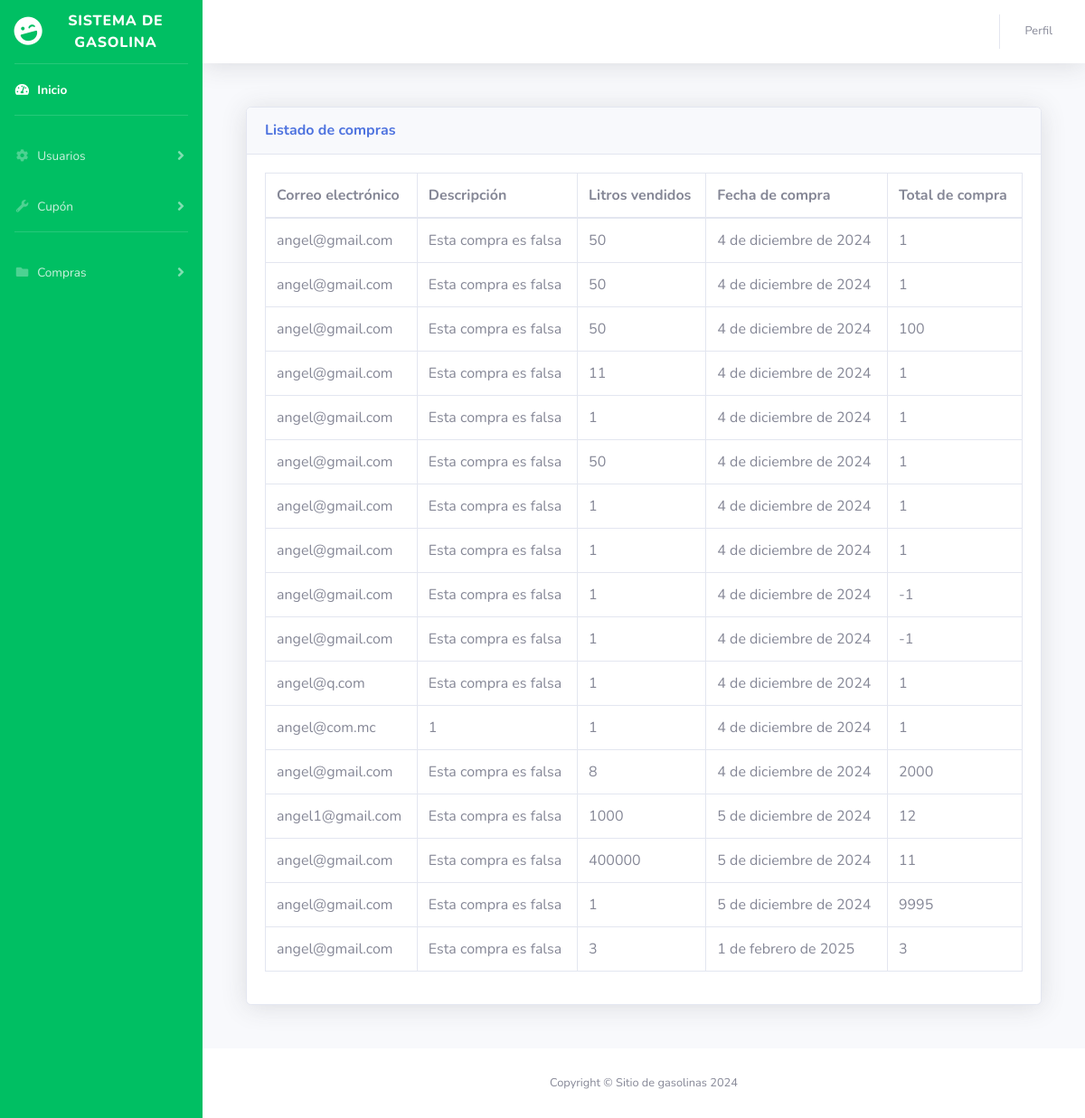
The page /listar_compras/ on the database as committed earlier.
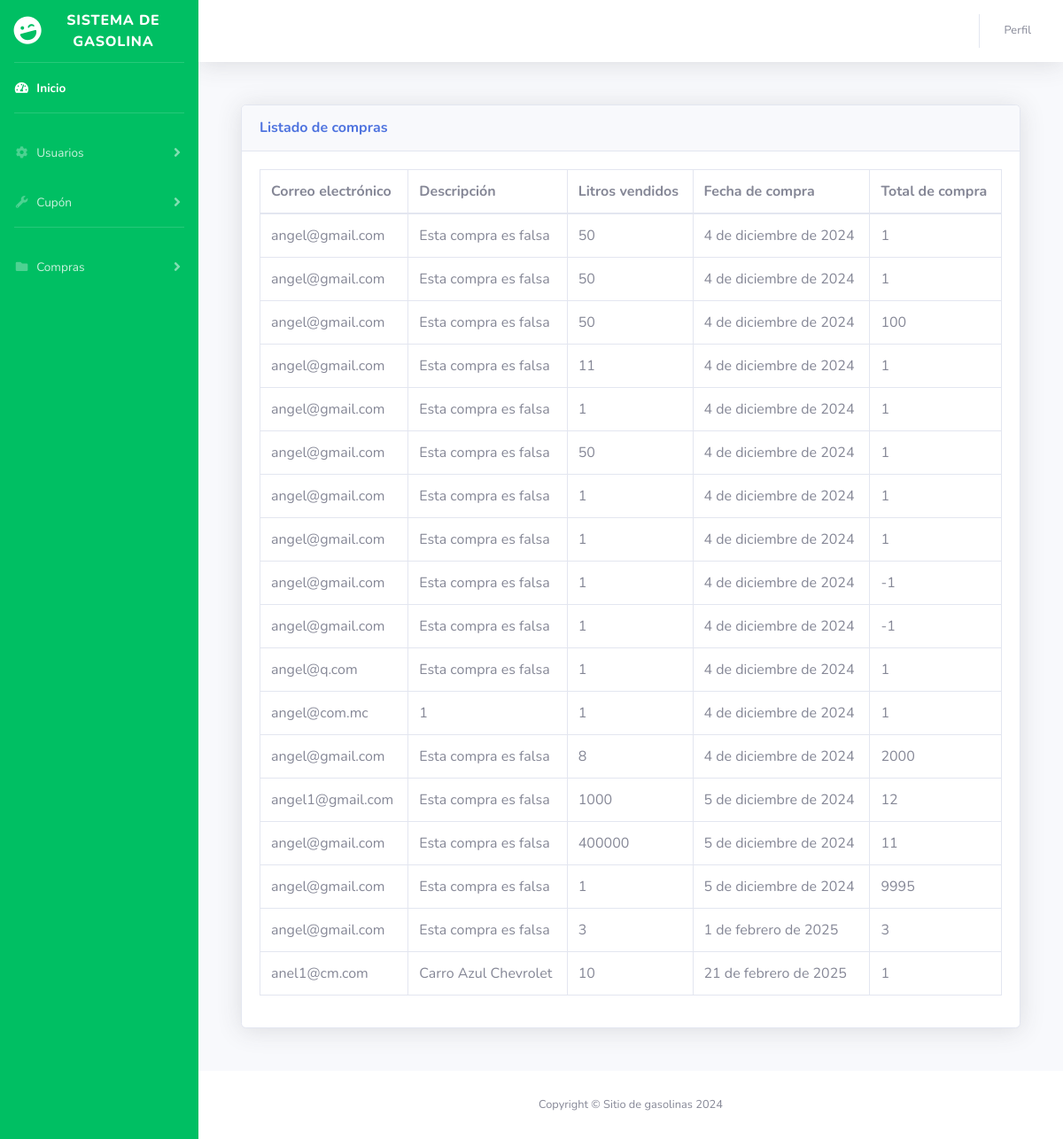
The same page on the database as committed later.
### compra/models.py (models this page shows, shortened)
class Compra(models.Model):
    COMPRA_CHOICES = [
        ('efectivo', 'Efectivo'),
        ('credito', 'Credito'),
    ]
    email = models.EmailField(max_length=100)
    descripcion = models.CharField(max_length=100)
    litros_vendidos = models.IntegerField()
    total_venta = models.IntegerField()
    metodo_pago = models.CharField(max_length=10, choices=COMPRA_CHOICES)
    fecha_compra = models.DateField(default=date.today)
    cupon = models.CharField(max_length=100, null=True)

### compra/views.py (the view)
# urls.py: path('listar_compras/', views.listar_compras, name='listar_compras'),  # Vista de login
def listar_compras(request):
    compras = Compra.objects.all()
    context = {
        'compras': compras
    }
    return render(request, 'lista_compras.html', context)

### compra/templates/lista_compras.html (shortened to what the changed rows need)
{% load static %}
<!DOCTYPE html>
<html lang="en">
<head>
    <link href="{% static 'css/all.min.css' %}" rel="stylesheet" type="text/css">
    <link href="{% static 'css/styles.css' %}" rel="stylesheet">
</head>
<body id="page-top">
    <div id="wrapper">
        <div id="content-wrapper" class="d-flex flex-column">
            <div id="content">
                <div class="container-fluid">
                    <div class="row">
                        <div class="col-lg-12 mb-4">
                            <div class="container-fluid">
                                <div class="card shadow mb-4">
                                    <div class="card-body">
                                        <div class="table-responsive">
                                            <table class="table table-bordered" id="dataTable" width="100%" cellspacing="0">
                                                <thead>
                                                    <tr>
                                                        <th>Correo electrónico</th>
                                                        <th>Descripción</th>
                                                        <th>Litros vendidos</th>
                                                        <th>Fecha de compra</th>
                                                        <th>Total de compra</th>
                                                    </tr>
                                                </thead>
                                                <tbody>
                                                    {% for compra in compras %}
                                                        <tr>
                                                            <td>{{ compra.email }}</td>
                                                            <td>{{  compra.descripcion }}</td>
                                                            <td>{{  compra.litros_vendidos }}</td>
                                                            <td>{{  compra.fecha_compra }}</td>
                                                            <td>{{  compra.total_venta }}</td>
                                                        </tr>
                                                    {% empty %}
                                                        <li>No hay compras registrados.</li>
                                                        <tr>
                                                            <td colspan="5" >No hay compras registradas.</td>
                                                        </tr>
                                                    {% endfor %}
                                                </tbody>
                                            </table>
                                        </div>
                                    </div>
                                </div>
                            </div>
                        </div>
                    </div>
                </div>
            </div>
        </div>
    </div>
</body>
</html>

Rows that differ between the two databases and show on the page:
added Compra: email "anel1@cm.com", descripcion "Carro Azul Chevrolet", litros_vendidos "10", fecha_compra "21 de febrero de 2025", total_venta "1"
